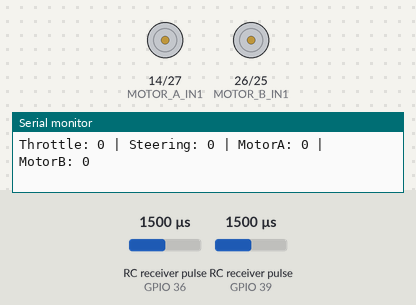
This sketch was run on a simulated ESP32. Parts: motor-driver pin pairs drawn as motors (green arrow = first pin HIGH = forward, orange = second pin HIGH = backward, longer = more drive, scaled by the enable pin), the last lines printed to the serial monitor. Wiring (inferred from the names in the program): 2 × RC receiver channel: data GPIO 36 / data GPIO 39. Inputs (shaded band) come from the test bench; at power-on: RC receiver pulse (sensors on GPIO 36, GPIO 39) 1500 µs.

Above: at 1.2 s.
1.3 s: RC receiver pulse (sensor on GPIO 36) set to 1484 µs
At 2.5 s:
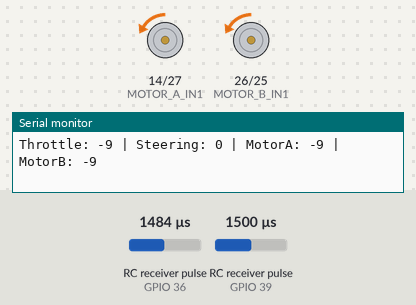
2.8 s: RC receiver pulse (sensor on GPIO 39) set to 1484 µs
At 4.0 s:
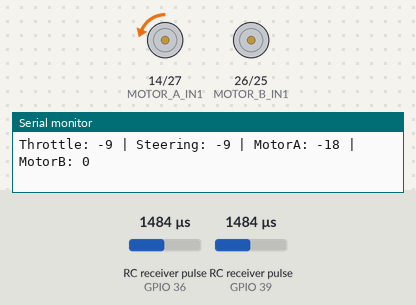
4.3 s: RC receiver pulse (sensor on GPIO 36) set to 1467 µs
At 4.9 s:
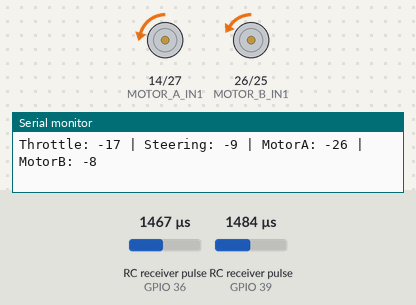
5.8 s: RC receiver pulse (sensor on GPIO 39) set to 1020 µs
At 6.5 s:
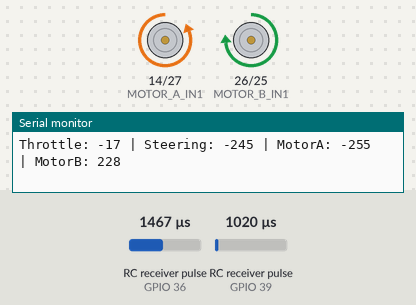
7.3 s: RC receiver pulse (sensor on GPIO 36) set to 1020 µs
At 8.4 s:
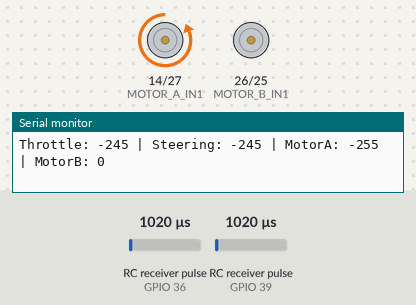
8.8 s: RC receiver pulse (sensor on GPIO 39) set to 1250 µs
At 10.0 s:
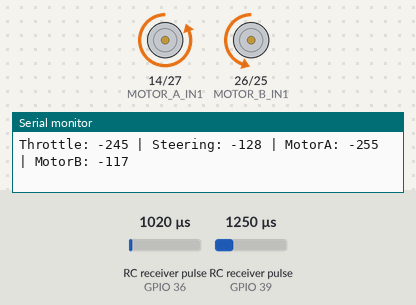
Timing chart, 0 to 11.3 s (numbered marks = the images above; inputs shaded):
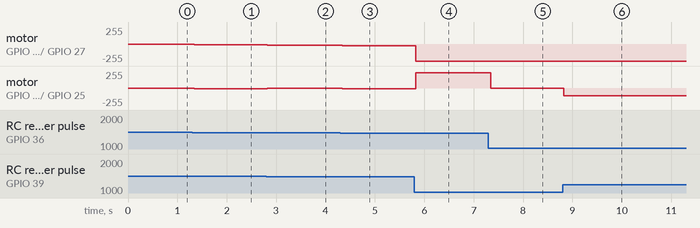

Measured:
- after the input at 1.3 s, motor on GPIO 14 (MOTOR_A_IN1) / GPIO 27 (MOTOR_A_IN2), motor on GPIO 26 (MOTOR_B_IN1) / GPIO 25 (MOTOR_B_IN2): stopped → backward 9/255 at once
- after the input at 2.8 s, motor on GPIO 14 (MOTOR_A_IN1) / GPIO 27 (MOTOR_A_IN2): backward 9/255 → backward 18/255 at once; motor on GPIO 26 (MOTOR_B_IN1) / GPIO 25 (MOTOR_B_IN2): backward 9/255 → stopped at once
- after the input at 4.3 s, motor on GPIO 14 (MOTOR_A_IN1) / GPIO 27 (MOTOR_A_IN2): backward 18/255 → backward 26/255 at once; motor on GPIO 26 (MOTOR_B_IN1) / GPIO 25 (MOTOR_B_IN2): stopped → backward 8/255 at once
- after the input at 5.8 s, motor on GPIO 14 (MOTOR_A_IN1) / GPIO 27 (MOTOR_A_IN2): backward 26/255 → backward 255/255 at once; motor on GPIO 26 (MOTOR_B_IN1) / GPIO 25 (MOTOR_B_IN2): backward 8/255 → forward 228/255 at once
- after the input at 7.3 s, motor on GPIO 26 (MOTOR_B_IN1) / GPIO 25 (MOTOR_B_IN2): forward 228/255 → stopped at once
- after the input at 8.8 s, motor on GPIO 26 (MOTOR_B_IN1) / GPIO 25 (MOTOR_B_IN2): stopped → backward 117/255 at once

The sketch:

forwardbacward.ino
```cpp
// Motor driver pin definitions
#define MOTOR_A_IN1 14
#define MOTOR_A_IN2 27
#define PWM_A       12

#define MOTOR_B_IN1 26
#define MOTOR_B_IN2 25
#define PWM_B       33

// RC receiver input pins
#define CH3_PIN     36  // VP
#define CH4_PIN     39  // VN

// Motor control constants
const int PWM_MAX = 255;
const int PULSE_MIN = 1000;
const int PULSE_MAX = 2000;

void setup() {
  // Motor pins as output
  pinMode(MOTOR_A_IN1, OUTPUT);
  pinMode(MOTOR_A_IN2, OUTPUT);
  pinMode(PWM_A, OUTPUT);
  pinMode(MOTOR_B_IN1, OUTPUT);
  pinMode(MOTOR_B_IN2, OUTPUT);
  pinMode(PWM_B, OUTPUT);

  // RC pins as input
  pinMode(CH3_PIN, INPUT);
  pinMode(CH4_PIN, INPUT);

  Serial.begin(115200);
}

void loop() {
  // Read PWM values from RC receiver
  int ch3_value = pulseIn(CH3_PIN, HIGH, 25000); // throttle
  int ch4_value = pulseIn(CH4_PIN, HIGH, 25000); // steering

  // Jika tidak ada sinyal (timeout)
  if (ch3_value == 0 || ch4_value == 0) {
    stopMotors();
    return;
  }

  // Mapping PWM input ke range -255 s/d 255
  int throttle = map(ch3_value, PULSE_MIN, PULSE_MAX, -PWM_MAX, PWM_MAX);
  int steering = map(ch4_value, PULSE_MIN, PULSE_MAX, -PWM_MAX, PWM_MAX);

  // Mixing throttle dan steering
  int motorA_speed = throttle + steering;
  int motorB_speed = throttle - steering;

  // Batasi nilai agar tidak melebihi PWM
  motorA_speed = constrain(motorA_speed, -PWM_MAX, PWM_MAX);
  motorB_speed = constrain(motorB_speed, -PWM_MAX, PWM_MAX);

  // Gerakkan motor
  driveMotor(MOTOR_A_IN1, MOTOR_A_IN2, PWM_A, motorA_speed);
  driveMotor(MOTOR_B_IN1, MOTOR_B_IN2, PWM_B, motorB_speed);

  // Debug
  Serial.print("Throttle: "); Serial.print(throttle);
  Serial.print(" | Steering: "); Serial.print(steering);
  Serial.print(" | MotorA: "); Serial.print(motorA_speed);
  Serial.print(" | MotorB: "); Serial.println(motorB_speed);

  delay(20); // loop delay
}

void driveMotor(int pin1, int pin2, int pwmPin, int speed) {
  int dir = (speed > 0) - (speed < 0); // 1: maju, -1: mundur, 0: diam
  int pwm = abs(speed);

  if (dir > 0) {
    digitalWrite(pin1, HIGH);
    digitalWrite(pin2, LOW);
  } else if (dir < 0) {
    digitalWrite(pin1, LOW);
    digitalWrite(pin2, HIGH);
  } else {
    digitalWrite(pin1, LOW);
    digitalWrite(pin2, LOW);
  }

  analogWrite(pwmPin, pwm);
}

void stopMotors() {
  digitalWrite(MOTOR_A_IN1, LOW);
  digitalWrite(MOTOR_A_IN2, LOW);
  analogWrite(PWM_A, 0);

  digitalWrite(MOTOR_B_IN1, LOW);
  digitalWrite(MOTOR_B_IN2, LOW);
  analogWrite(PWM_B, 0);
}
```
